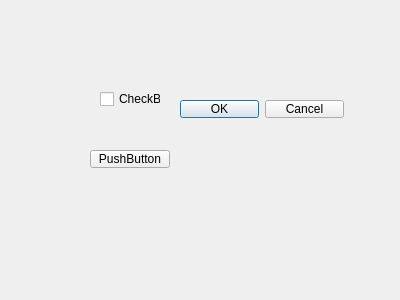
<?xml version="1.0" encoding="UTF-8"?>
<ui version="4.0">
 <class>TestDialog</class>
 <widget class="QDialog" name="TestDialog">
  <property name="geometry">
   <rect>
    <x>0</x>
    <y>0</y>
    <width>400</width>
    <height>300</height>
   </rect>
  </property>
  <property name="windowTitle">
   <string>Dialog</string>
  </property>
  <widget class="QPushButton" name="pushButton">
   <property name="geometry">
    <rect>
     <x>90</x>
     <y>150</y>
     <width>80</width>
     <height>18</height>
    </rect>
   </property>
   <property name="text">
    <string>PushButton</string>
   </property>
  </widget>
  <widget class="QCheckBox" name="checkBox">
   <property name="geometry">
    <rect>
     <x>100</x>
     <y>90</y>
     <width>61</width>
     <height>18</height>
    </rect>
   </property>
   <property name="text">
    <string>CheckBox</string>
   </property>
  </widget>
  <widget class="QDialogButtonBox" name="buttonBox">
   <property name="geometry">
    <rect>
     <x>180</x>
     <y>100</y>
     <width>164</width>
     <height>18</height>
    </rect>
   </property>
   <property name="standardButtons">
    <set>QDialogButtonBox::StandardButton::Cancel|QDialogButtonBox::StandardButton::Ok</set>
   </property>
  </widget>
 </widget>
 <resources/>
 <connections/>
</ui>
